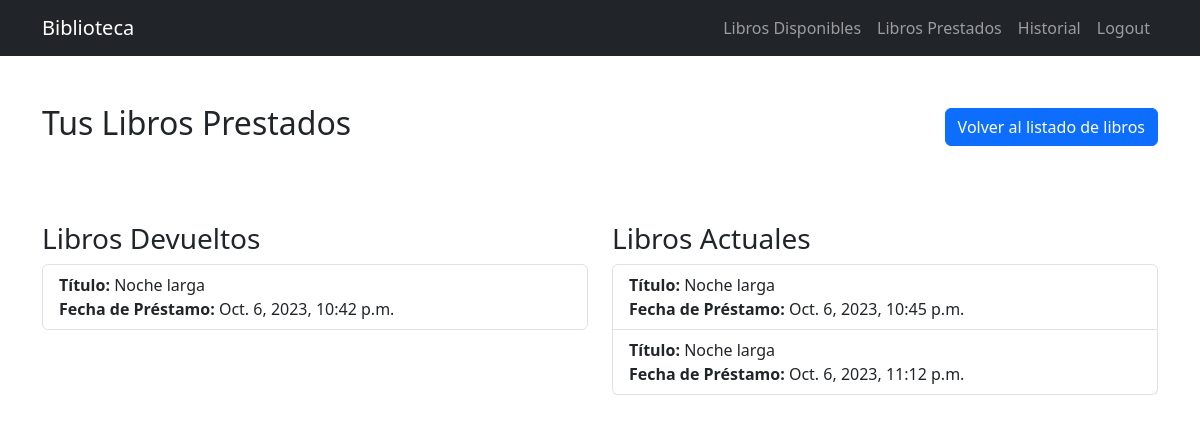
/historial_libros/ (signed in), run on the app's committed database.
### bibliotecaAPP/models.py (models this page shows, shortened)
class Loan(models.Model):
    id = models.AutoField(primary_key=True)
    user = models.ForeignKey(User, on_delete=models.CASCADE)
    book = models.ForeignKey(Book, on_delete=models.CASCADE)
    delivery_status = models.BooleanField(default=False)  # False indica que no se ha entregado, True indica que se ha entregado
    loan_date = models.DateTimeField(auto_now_add=True)

class Book(models.Model):
    title = models.CharField(max_length=255)
    author = models.CharField(max_length=255)
    publication_year = models.IntegerField()
    stock = models.PositiveIntegerField()

### bibliotecaAPP/views.py (the view)
# urls.py: path('historial_libros/', views.historial_libros, name='historial_libros'),
@login_required
def historial_libros(request):
    user = request.user
    prestamos_actuales = Loan.objects.filter(user=user, delivery_status=False)
    prestamos_devueltos = Loan.objects.filter(user=user, delivery_status=True)
    return render(request, 'user_books.html', {'prestamos_actuales': prestamos_actuales, 'prestamos_devueltos': prestamos_devueltos})

### bibliotecaAPP/templates/user_books.html
{% extends 'base.html' %}
{% block content %}
<div class="container">
  <br><br><div class="d-flex justify-content-between align-items-center">
    <h2>Tus Libros Prestados</h2>
    <a href="{% url 'listarLibros' %}" class="btn btn-primary">Volver al listado de libros</a>
  </div><br><br><br>
    <div class="row">
        <div class="col-md-6">
            <h3>Libros Devueltos</h3>
            <ul class="list-group">
                {% for prestamo in prestamos_devueltos %}
                <li class="list-group-item">
                    <strong>Título:</strong> {{ prestamo.book.title }}<br>
                    <strong>Fecha de Préstamo:</strong> {{ prestamo.loan_date }}<br>
                </li>
                {% empty %}
                <li class="list-group-item">No tienes libros devueltos en tu historial.</li>
                {% endfor %}
            </ul>
        </div>
        <div class="col-md-6">
            <h3>Libros Actuales</h3>
            <ul class="list-group">
                {% for prestamo in prestamos_actuales %}
                <li class="list-group-item">
                    <strong>Título:</strong> {{ prestamo.book.title }}<br>
                    <strong>Fecha de Préstamo:</strong> {{ prestamo.loan_date }}<br>
                </li>
                {% empty %}
                <li class="list-group-item">No tienes libros actualmente prestados.</li>
                {% endfor %}
            </ul>
        </div>
    </div>
</div>
{% endblock %}

### data on the page
Loan: book "Noche larga", loan_date "Oct. 6, 2023, 10:42 p.m."
Loan: book "Noche larga", loan_date "Oct. 6, 2023, 10:45 p.m."
Loan: book "Noche larga", loan_date "Oct. 6, 2023, 11:12 p.m."
